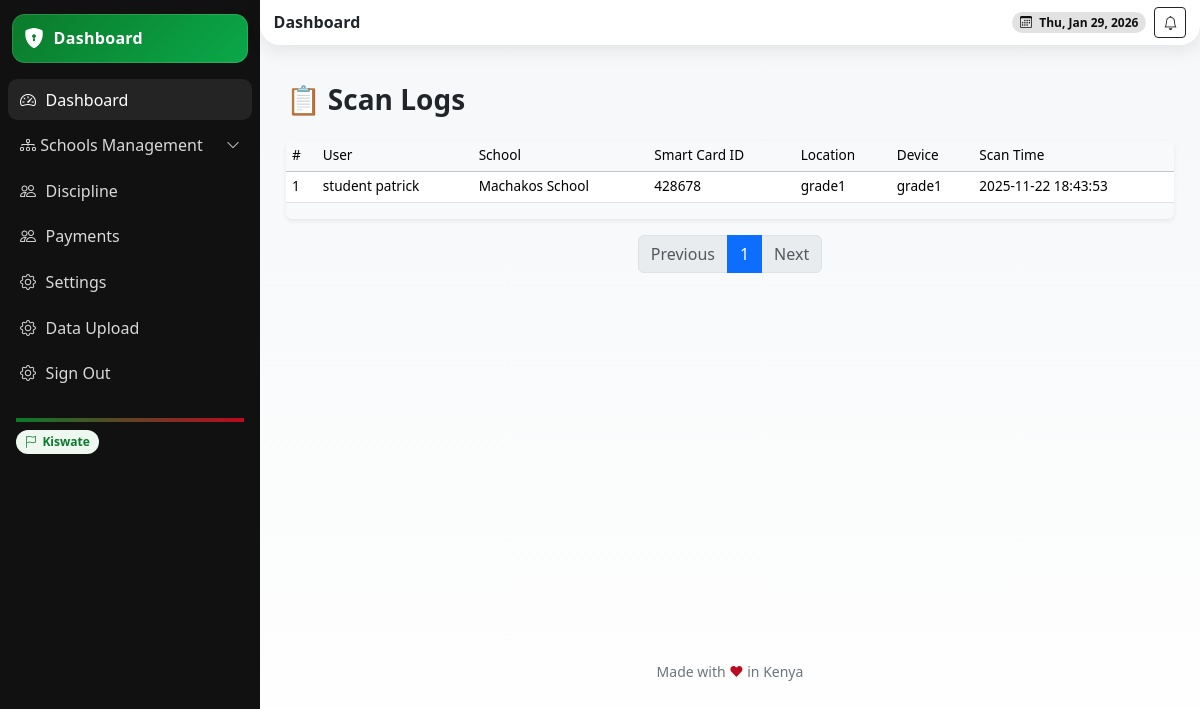
The app's page /scan-logs/ (signed in) with its own data.
### school/models.py (models this page shows, shortened)
class ScanLog(models.Model):
    smart_id = models.ForeignKey(SmartID, on_delete=models.CASCADE, related_name='scan_logs')
    scan_id =  models.CharField(max_length=100, unique=True, db_index=True)
    scanned_at = models.DateTimeField(auto_now_add=True)
    location = models.CharField(max_length=255, blank=True)  # e.g., "Main Gate", "Library"
    device_id = models.CharField(max_length=100, blank=True)  # ID of the scanning device
    action = models.CharField(max_length=50, blank=True)  # e.g., "Entry", "Exit"
    def __str__(self):
        return f"ScanLog: {self.smart_id} at {self.scanned_at}"

class SmartID(models.Model):
    profile = models.OneToOneField(User, on_delete=models.CASCADE)
    id_uuid = models.UUIDField(default=uuid.uuid4, editable=False, unique=True)
    card_id = models.CharField(max_length=100, unique=True, db_index=True)  # Physical card ID
    user_f18_id = models.CharField(max_length=100, unique=True, db_index=True)
    qr_code = models.ImageField(upload_to='smart_ids/', blank=True)  # Generated QR
    is_active = models.BooleanField(default=True)
    biometric_data = models.JSONField(blank=True, null=True)  # Optional biometric hash
    issued_at = models.DateTimeField(auto_now_add=True)
    last_used = models.DateTimeField(blank=True, null=True)  # Last time the ID was used
    school = models.ForeignKey(School, on_delete=models.CASCADE, related_name='smart_ids')
    def __str__(self):
        return f"Smart ID for {self.id_uuid}"

class School(models.Model):
    name = models.CharField(max_length=255)
    school_admin = models.OneToOneField(User, on_delete=models.CASCADE, related_name='school_admin_profile')
    code = models.CharField(max_length=50, unique=True)
    address = models.TextField(blank=True)
    contact_email = models.EmailField()
    contact_phone = models.CharField(max_length=15)
    county = models.ForeignKey(County, on_delete=models.SET_NULL, null=True, blank=True)
    city = models.ForeignKey(City, on_delete=models.SET_NULL, null=True, blank=True)
    constituency = models.ForeignKey(Constituency, on_delete=models.SET_NULL, null=True, blank=True)
    sub_county = models.ForeignKey(SubCounty, on_delete=models.SET_NULL, null=True, blank=True)
    ward = models.ForeignKey(Ward, on_delete=models.SET_NULL, null=True, blank=True)
    created_at = models.DateTimeField(auto_now_add=True)
    is_active = models.BooleanField(default=True)

### userauths/models.py (models this page shows, shortened)
class User(AbstractUser):
    COUNTRY_CURRENCY_MAP = {
        'KENYA': 'KES',
        'UGANDA': 'UGX',
    }
    username = None  # Disable username field
    phone_number = models.CharField(max_length=15, unique=True)
    country = models.CharField(max_length=15,blank=True, null=True)
    email = models.EmailField(unique=True)
    first_name = models.CharField(max_length=50)
    last_name = models.CharField(max_length=50)
    is_staff = models.BooleanField(default=False)
    is_superuser = models.BooleanField(default=False)
    is_admin = models.BooleanField(default=False)
    school_staff = models.BooleanField(default=False)
    is_student = models.BooleanField(default=False)
    is_teacher = models.BooleanField(default=False)
    is_parent = models.BooleanField(default=False)
    is_active = models.BooleanField(default=True)
    is_verified = models.BooleanField(default=False)
    created_at = models.DateTimeField(auto_now_add=True)
    updated_at = models.DateTimeField(auto_now=True)
    objects = CustomUserManager()
    USERNAME_FIELD = 'email'  # Use email as the username field
    REQUIRED_FIELDS = ['first_name', 'last_name', 'phone_number']  # Required fields for createsuperuser
    class Meta:
        ordering = ['-created_at']

### school/views.py (the view)
# urls.py: path('scan-logs/', views.scan_logs_view, name='scan_logs'),
@login_required
def scan_logs_view(request):
    search = request.GET.get('q', '')
    school = getattr(request.user, 'school', None)
    logs = ScanLog.objects.all()
    print((logs))
    if school:
        logs = logs.filter(school=school)
    if search:
        logs = logs.filter(school=school)
    paginator = Paginator(logs, 25)  # Show 25 logs per page
    page = request.GET.get('page')
    logs_page = paginator.get_page(page)
    context = {
        'logs': logs_page,
        'search': search,
    }
    return render(request, 'school/scan_logs.html', context)

### templates/school/scan_logs.html (shortened to what this page needs)
{% extends 'school/base.html' %}
{% load static %}
{% block content %}
<div class="container mt-4">
  <div class="d-flex justify-content-between align-items-center mb-3">
    <h3 class="fw-bold">📋 Scan Logs</h3>
  </div>
  {% if logs %}
    <div class="table-responsive shadow-sm rounded">
      <table class="table table-hover align-middle">
        <thead class="table-light">
                <tr>
        <th>#</th>
        <th>User</th>
        <th>School</th>
        <th>Smart Card ID</th>
        <th>Location</th>
        <th>Device</th>
        <th>Scan Time</th>
      </tr>
        </thead>
        <tbody>
          {% for log in logs %}
            <tr>
        <td>{{ forloop.counter }}</td>
        <td>{{ log.smart_id.profile.get_full_name }}</td>
        <td>{{ log.smart_id.school.name }}</td>
        <td>{{ log.smart_id.card_id }}</td>
        <td>{{ log.location }}</td>
        <td>{{ log.device_id }}</td>
        <td>{{ log.scanned_at|date:"Y-m-d H:i:s" }}</td>
            </tr>
          {% endfor %}
        </tbody>
      </table>
    </div>
    <nav aria-label="Page navigation" class="mt-3">
      <ul class="pagination justify-content-center">
        {% if logs.has_previous %}
          <li class="page-item">
            <a class="page-link" href="?page={{ logs.previous_page_number }}&q={{ search }}">Previous</a>
          </li>
        {% else %}
          <li class="page-item disabled"><span class="page-link">Previous</span></li>
        {% endif %}
        <li class="page-item active"><span class="page-link">{{ logs.number }}</span></li>
        {% if logs.has_next %}
          <li class="page-item">
            <a class="page-link" href="?page={{ logs.next_page_number }}&q={{ search }}">Next</a>
          </li>
        {% else %}
          <li class="page-item disabled"><span class="page-link">Next</span></li>
        {% endif %}
      </ul>
    </nav>
  {% else %}
    <div class="alert alert-info">No scan logs found.</div>
  {% endif %}
</div>
{% endblock %}

### templates/school/base.html (style rules this page uses)
:root { --kenya-green: #0b7a2a; --kenya-red: #bb0a21; --kenya-black: #111111; --kenya-white: #ffffff; --kenya-grey: #f5f7f8; --radius-xl: 1.25rem; --shadow-soft: 0 6px 18px rgba(0,0,0,.08); --space-compact: .5rem; }
html, body { height: 100%; }
body { background: linear-gradient(180deg, var(--kenya-grey), #fff); }
.table { font-size: 0.85rem; }
.table td, .table th { padding: 0.3rem 0.4rem; vertical-align: middle; }
.table thead th { font-weight: 500; background-color: #f8f9fa; }

### records on screen
ScanLog: smart_id.profile.get_full_name "student patrick", smart_id.school.name "Machakos School", smart_id.card_id "428678", location "grade1", device_id "grade1", scanned_at "2025-11-22 18:43:53"

### other values on screen
{{ logs.number }} "1"
